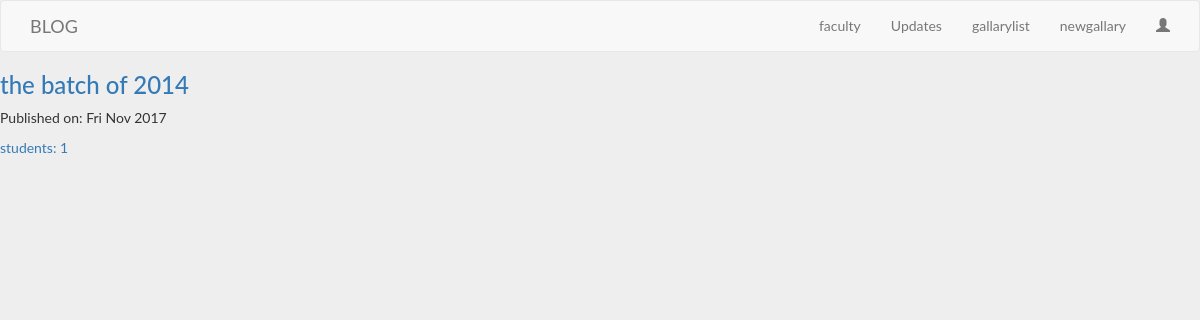
Page /alumni_list/ on the committed database.
### schoolapp/models.py (models this page shows, shortened)
class Alumni(models.Model):
    title = models.CharField(max_length=200)
    year = models.IntegerField()
    created_date = models.DateTimeField(default=timezone.now)
    published_date = models.DateTimeField(blank=True, null=True)
    def approve_alumnistudent(self):
        return self.alumnistudents.filter(approved_alumnistudent=True)

### schoolapp/views.py (the view)
# urls.py: url(r'^alumni_list/$',views.AlumniListView.as_view(),name='alumni_list'),
class AlumniListView(ListView):
    model = Alumni
    def get_queryset(self):
        return Alumni.objects.filter(published_date__lte=timezone.now()).order_by('-published_date')

### schoolapp/templates/schoolapp/alumni_list.html
{% extends 'schoolapp/base.html' %}
{% block content %}
<div class="centerstage">
    {% for alumni in alumni_list %}
        <div class="post">
            <h3 style="align-left"><a href="{% url 'alumni_detail' pk=alumni.pk %}">{{ alumni.title }}</a></h3>
            <div class="date">
                <p>Published on: {{ alumni.published_date|date:"D M Y"}}</p>
            </div>
            <a href="{% url 'alumni_detail' pk=alumni.pk %}">students: {{ alumni.approve_alumnistudent.count }}</a>
        </div>
    {% endfor %}
</div>
{% endblock %}

### schoolapp/static/css/style.css (style rules this page uses)
body { background: #eee !important; }
*, *:before, *:after { -moz-box-sizing: border-box; -webkit-box-sizing: border-box; box-sizing: border-box; }
body { font-family: "Lato", sans-serif; transition: background-color .5s; }
body { transition: background-color .5s; }

### rows in the picture
Alumni: title "the batch of 2014", published_date "Fri Nov 2017", approve_alumnistudent.count "1"
